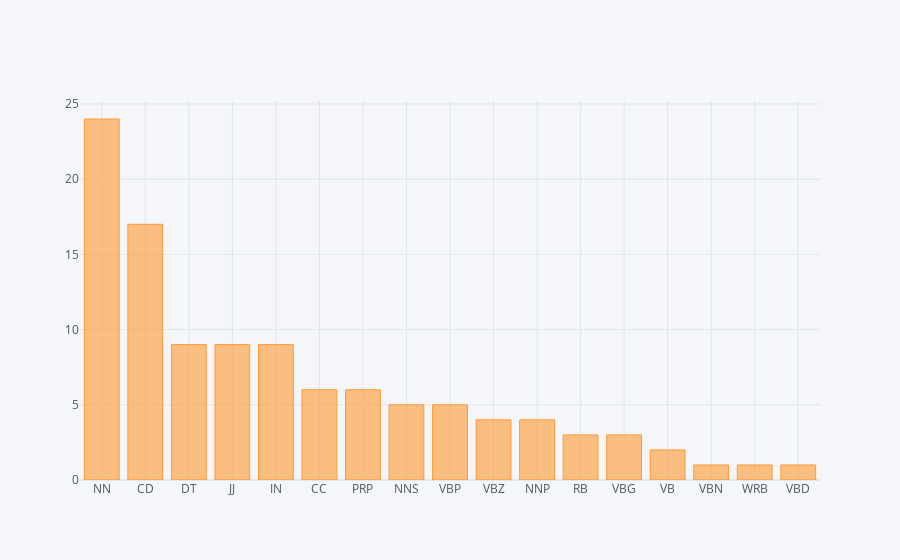

The cell this chart's notebook holds for it:
### Code cell
pos_df = pd.DataFrame(blob.tags,columns=['words','pos'])
pos_df = pos_df['pos'].value_counts()
pos_df.iplot(kind = 'bar',)

### Figure 1 — Plotly figure (JSON) as saved in the notebook; plotly's stock layout.template omitted (floating-point values rounded to 4 significant figures)
{"data": [{"marker": {"color": "rgba(255, 153, 51, 0.6)", "line": {"color": "rgba(255, 153, 51, 1.0)", "width": 1}}, "name": "pos", "orientation": "v", "text": "", "type": "bar", "x": ["NN", "CD", "DT", "JJ", "IN", "CC", "PRP", "NNS", "VBP", "VBZ", "NNP", "RB", "VBG", "VB", "VBN", "WRB", "VBD"], "y": [24, 17, 9, 9, 9, 6, 6, 5, 5, 4, 4, 3, 3, 2, 1, 1, 1]}], "layout": {"legend": {"bgcolor": "#F5F6F9", "font": {"color": "#4D5663"}}, "paper_bgcolor": "#F5F6F9", "plot_bgcolor": "#F5F6F9", "title": {"font": {"color": "#4D5663"}}, "xaxis": {"gridcolor": "#E1E5ED", "showgrid": true, "tickfont": {"color": "#4D5663"}, "title": {"font": {"color": "#4D5663"}, "text": ""}, "zerolinecolor": "#E1E5ED"}, "yaxis": {"gridcolor": "#E1E5ED", "showgrid": true, "tickfont": {"color": "#4D5663"}, "title": {"font": {"color": "#4D5663"}, "text": ""}, "zerolinecolor": "#E1E5ED"}}}
